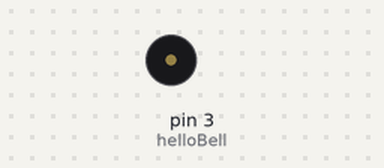
This sketch was run on a simulated Arduino Uno, built with avr-gcc and run on an emulated ATmega328P. Parts: buzzer (waves = sounding).

Above: at 1.0 s.
At 5.9 s:
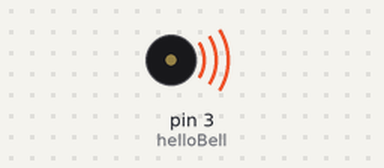
Timing chart, 0 to 8.1 s (numbered marks = the images above):
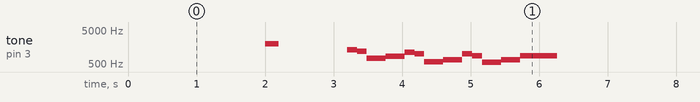

Measured:
- by itself, tone on pin 3 (helloBell): repeats every 6.3 s: silent 1.0 s, 1319 Hz 0.14 s, 1175 Hz 0.14 s, 740 Hz 0.28 s, 831 Hz 0.28 s, 1109 Hz 0.14 s, 988 Hz 0.14 s, 587 Hz 0.28 s, 659 Hz 0.28 s, 988 Hz 0.14 s, 880 Hz 0.14 s, 554 Hz 0.28 s, 659 Hz 0.28 s, 880 Hz 0.54 s, silent 2.0 s, 2000 Hz 0.20 s

The sketch:

Latihan1_HelloBell.ino
```cpp
const int helloBell = 3;

void setup() {
  // put your setup code here, to run once:
  pinMode(helloBell, OUTPUT);

}

void loop() {

  // StartBeep
  noTone(helloBell);
  delay(2000);
  tone(helloBell, 2000);
  delay(200);
  noTone(helloBell);
  delay(1000);

  // NokiaTune:
  tone(helloBell, 1319);
  delay(143);
  tone(helloBell, 1175);
  delay(143);
  tone(helloBell, 740);
  delay(277);
  tone(helloBell, 831);
  delay(277);
  tone(helloBell, 1109);
  delay(143);
  tone(helloBell, 988);
  delay(143);
  tone(helloBell, 587);
  delay(277);
  tone(helloBell, 659);
  delay(277);
  tone(helloBell, 988);
  delay(143);
  tone(helloBell, 880);
  delay(143);
  tone(helloBell, 554);
  delay(277);
  tone(helloBell, 659);
  delay(277);
  tone(helloBell, 880);
  delay(543);


}
```
